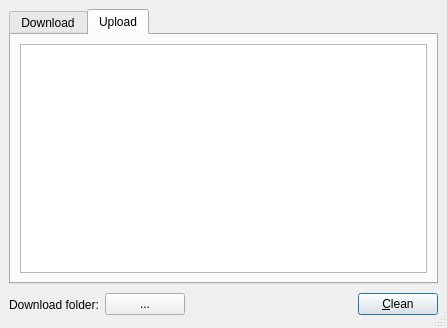
<ui version="4.0" >
 <author></author>
 <comment></comment>
 <exportmacro></exportmacro>
 <class>FileTransferDialog</class>
 <widget class="QDialog" name="FileTransferDialog" >
  <property name="geometry" >
   <rect>
    <x>0</x>
    <y>0</y>
    <width>447</width>
    <height>328</height>
   </rect>
  </property>
  <property name="windowTitle" >
   <string>@product@ - File Transfer Manager</string>
  </property>
  <property name="sizeGripEnabled" >
   <bool>true</bool>
  </property>
  <layout class="QGridLayout" >
   <property name="margin" >
    <number>9</number>
   </property>
   <property name="spacing" >
    <number>6</number>
   </property>
   <item row="0" column="0" colspan="4" >
    <widget class="QTabWidget" name="tabWidget" >
     <property name="focusPolicy" >
      <enum>Qt::StrongFocus</enum>
     </property>
     <property name="tabPosition" >
      <enum>QTabWidget::North</enum>
     </property>
     <property name="tabShape" >
      <enum>QTabWidget::Rounded</enum>
     </property>
     <property name="currentIndex" >
      <number>1</number>
     </property>
     <widget class="QWidget" name="DownloadTab" >
      <attribute name="title" >
       <string>Download</string>
      </attribute>
      <layout class="QGridLayout" >
       <property name="margin" >
        <number>9</number>
       </property>
       <property name="spacing" >
        <number>6</number>
       </property>
       <item row="0" column="0" >
        <widget class="QListWidget" name="downloadTransferListWidget" >
         <property name="editTriggers" >
          <set>QAbstractItemView::NoEditTriggers</set>
         </property>
         <property name="alternatingRowColors" >
          <bool>true</bool>
         </property>
         <property name="selectionMode" >
          <enum>QAbstractItemView::NoSelection</enum>
         </property>
        </widget>
       </item>
      </layout>
     </widget>
     <widget class="QWidget" name="UploadTab" >
      <attribute name="title" >
       <string>Upload</string>
      </attribute>
      <layout class="QGridLayout" >
       <property name="margin" >
        <number>9</number>
       </property>
       <property name="spacing" >
        <number>6</number>
       </property>
       <item row="0" column="0" >
        <widget class="QListWidget" name="uploadTransferListWidget" >
         <property name="editTriggers" >
          <set>QAbstractItemView::NoEditTriggers</set>
         </property>
         <property name="alternatingRowColors" >
          <bool>true</bool>
         </property>
         <property name="selectionMode" >
          <enum>QAbstractItemView::NoSelection</enum>
         </property>
        </widget>
       </item>
      </layout>
     </widget>
    </widget>
   </item>
   <item row="1" column="2" >
    <spacer>
     <property name="orientation" >
      <enum>Qt::Horizontal</enum>
     </property>
     <property name="sizeHint" >
      <size>
       <width>101</width>
       <height>29</height>
      </size>
     </property>
    </spacer>
   </item>
   <item row="1" column="1" >
    <widget class="QPushButton" name="pathButton" >
     <property name="toolTip" >
      <string>Click here to change your download folder</string>
     </property>
     <property name="text" >
      <string>...</string>
     </property>
     <property name="icon" >
      <iconset resource="../../../../resources/wengophone.qrc" >:/pics/filetransfer/download_folder.png</iconset>
     </property>
     <property name="autoDefault" >
      <bool>false</bool>
     </property>
     <property name="flat" >
      <bool>false</bool>
     </property>
    </widget>
   </item>
   <item row="1" column="0" >
    <widget class="QLabel" name="label_2" >
     <property name="text" >
      <string>Download folder:</string>
     </property>
    </widget>
   </item>
   <item row="1" column="3" >
    <widget class="QPushButton" name="cleanButton" >
     <property name="toolTip" >
      <string>Clean all items in the list</string>
     </property>
     <property name="text" >
      <string>&amp;Clean</string>
     </property>
     <property name="icon" >
      <iconset resource="../../../../resources/wengophone.qrc" >:/pics/filetransfer/cleanup.png</iconset>
     </property>
    </widget>
   </item>
  </layout>
 </widget>
 <pixmapfunction></pixmapfunction>
 <resources/>
 <connections/>
</ui>
